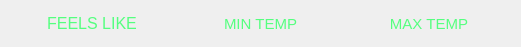
       <widget class="QWidget" name="layoutWidget1">
        <property name="geometry">
         <rect>
          <x>720</x>
          <y>440</y>
          <width>521</width>
          <height>47</height>
         </rect>
        </property>
        <layout class="QHBoxLayout" name="horizontalLayout_2">
         <item>
          <widget class="QLabel" name="feelsLikeTemp_2">
           <property name="font">
            <font>
             <family>Yu Gothic UI</family>
             <pointsize>12</pointsize>
            </font>
           </property>
           <property name="styleSheet">
            <string notr="true">color: rgb(85, 255, 127);</string>
           </property>
           <property name="text">
            <string>FEELS LIKE</string>
           </property>
           <property name="alignment">
            <set>Qt::AlignCenter</set>
           </property>
          </widget>
         </item>
         <item>
          <widget class="QLabel" name="minTemp_2">
           <property name="font">
            <font>
             <family>Yu Gothic UI</family>
             <pointsize>11</pointsize>
            </font>
           </property>
           <property name="styleSheet">
            <string notr="true">color: rgb(85, 255, 127);</string>
           </property>
           <property name="text">
            <string>MIN TEMP</string>
           </property>
           <property name="alignment">
            <set>Qt::AlignCenter</set>
           </property>
          </widget>
         </item>
         <item>
          <widget class="QLabel" name="maxTemp_2">
           <property name="font">
            <font>
             <family>Yu Gothic UI</family>
             <pointsize>11</pointsize>
            </font>
           </property>
           <property name="styleSheet">
            <string notr="true">color: rgb(85, 255, 127);</string>
           </property>
           <property name="text">
            <string>MAX TEMP</string>
           </property>
           <property name="alignment">
            <set>Qt::AlignCenter</set>
           </property>
          </widget>
         </item>
        </layout>
       </widget>
